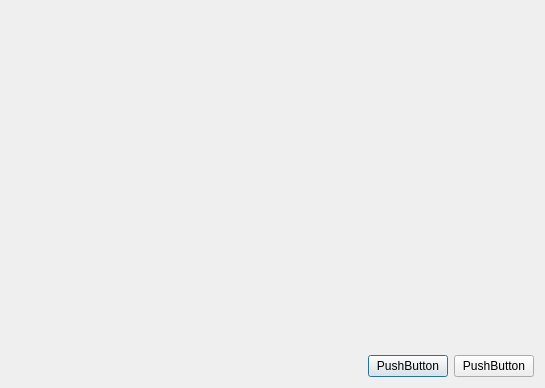
<?xml version="1.0" encoding="UTF-8"?>
<ui version="4.0">
 <class>Dialog</class>
 <widget class="QDialog" name="Dialog">
  <property name="geometry">
   <rect>
    <x>0</x>
    <y>0</y>
    <width>545</width>
    <height>388</height>
   </rect>
  </property>
  <property name="windowTitle">
   <string>Dialog</string>
  </property>
  <layout class="QGridLayout" name="gridLayout">
   <item row="0" column="0">
    <layout class="QVBoxLayout" name="verticalLayout_2">
     <item>
      <spacer name="verticalSpacer">
       <property name="orientation">
        <enum>Qt::Vertical</enum>
       </property>
       <property name="sizeHint" stdset="0">
        <size>
         <width>20</width>
         <height>40</height>
        </size>
       </property>
      </spacer>
     </item>
     <item>
      <layout class="QHBoxLayout" name="horizontalLayout">
       <item>
        <spacer name="horizontalSpacer">
         <property name="orientation">
          <enum>Qt::Horizontal</enum>
         </property>
         <property name="sizeHint" stdset="0">
          <size>
           <width>40</width>
           <height>20</height>
          </size>
         </property>
        </spacer>
       </item>
       <item>
        <widget class="QPushButton" name="pushButton">
         <property name="text">
          <string>PushButton</string>
         </property>
        </widget>
       </item>
       <item>
        <widget class="QPushButton" name="pushButton_2">
         <property name="text">
          <string>PushButton</string>
         </property>
        </widget>
       </item>
      </layout>
     </item>
    </layout>
   </item>
  </layout>
 </widget>
 <resources/>
 <connections/>
</ui>
